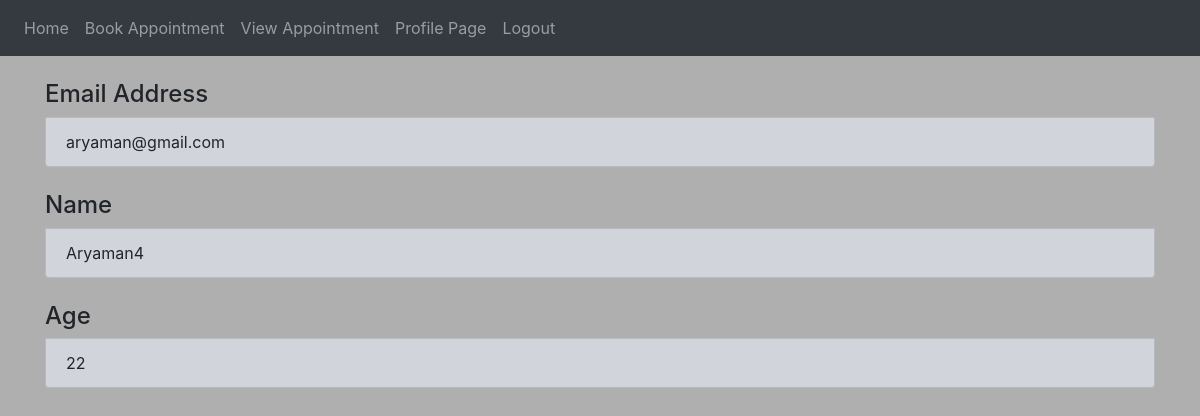
Page /prof (signed in) on the earlier database version.
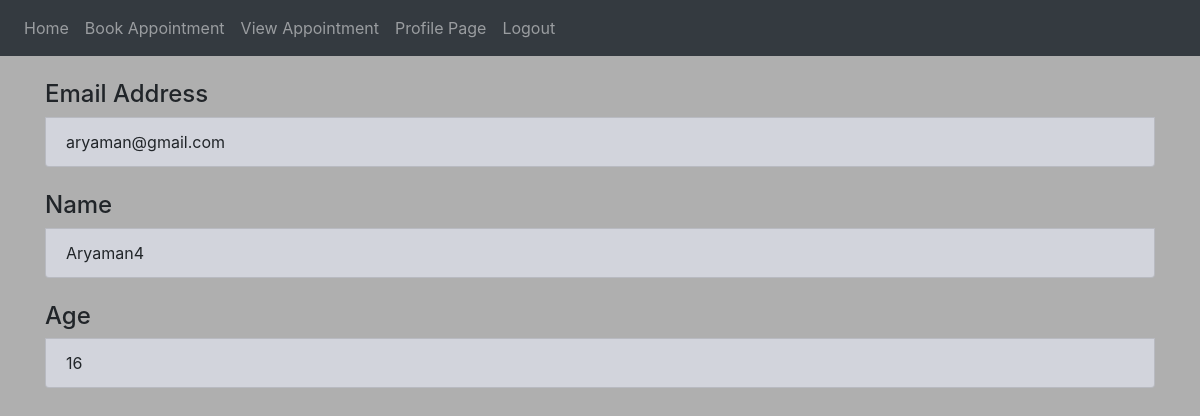
Same page on the later database version.
### website/models.py (models this page shows)
class User(db.Model, UserMixin):
    id = db.Column(db.Integer, primary_key=True)
    email = db.Column(db.String(150), unique=True)
    password = db.Column(db.String(150))
    first_name = db.Column(db.String(150))
    notes = db.relationship('Note')
    age = db.Column(db.String(3))
    books = db.relationship('Book')
    rel_id = db.Column(db.Integer, db.ForeignKey('rel.id'))
    email = db.Column(db.String(150))

### website/views.py (the view)
@views.route('/prof', methods=['GET','POST'])
@login_required
def prof():
    return render_template("profd.html", user=current_user)

### website/__init__.py (called while the page is built)
def create_app():
    app = Flask(__name__)
    app.config['SECRET_KEY'] = 'jdjdjjrfjjfdjf'
    app.config['SQLALCHEMY_DATABASE_URI'] = f'sqlite:///{DB_NAME}'
    db.init_app(app)
    from .views import views
    from .auth import auth
    app.register_blueprint(views,url_prefix="/")
    app.register_blueprint(auth,url_prefix="/")
    from .models import User, Note , Book, Rel
    create_database(app)
    login_manager = LoginManager()
    login_manager.login_view = 'auth.login'
    login_manager.init_app(app)
    @login_manager.user_loader
    def load_user(id):
        return User.query.get(int(id))
    return app

### website/templates/profd.html
{% extends "base.html" %} {% block title %}Profile{% endblock %} {%block
content%}
<form>
	<br />
	<div class="Email">
		<h4 for="email">Email Address</h4>
		<li class="list-group-item" style="background-color: #d2d4dc">
			{{user.email}}
		</li>
	</div>
	<br />
	<div class="Name">
		<h4 for="name">Name</h4>
		<li class="list-group-item" style="background-color: #d2d4dc">
			{{user.first_name}}
		</li>
	</div>
	<br />
	<div class="Age">
		<h4 for="age">Age</h4>
		<li class="list-group-item" style="background-color: #d2d4dc">
			{{user.age}}
		</li>
	</div>
</form>
{% endblock %}

### website/templates/base.html (shortened to what this page needs)
<!DOCTYPE html>
<html>
	<head>
		<link
			rel="stylesheet"
			href="https://stackpath.bootstrapcdn.com/bootstrap/4.4.1/css/bootstrap.min.css"
		/>
		<link
			rel="stylesheet"
			href="https://stackpath.bootstrapcdn.com/font-awesome/4.7.0/css/font-awesome.min.css"
		/>
		<link
			rel="stylesheet"
			href="https://cdn.jsdelivr.net/npm/flatpickr/dist/flatpickr.min.css"
		/>
	</head>
	<body style="background-color: #afafaf">
		<nav class="navbar navbar-expand-lg navbar-dark bg-dark">
			<div class="collapse navbar-collapse" id="navbar">
				<div class="navbar-nav">
					{% if user.is_authenticated and user.email[-9:]=="admin.com"%}
					<a class="nav-item nav-link" id="book" href="/admin">Appointments</a>
					<a class="nav-item nav-link" id="prof" href="/prof">Profile Page</a>
					<a class="nav-item nav-link" id="logout" href="/logout">Logout</a>
					{% elif user.is_authenticated and user.email[-10:]=="doctor.com"%}
					<a class="nav-item nav-link" id="book" href="/doc">Appointments</a>
					<a class="nav-item nav-link" id="prof" href="/prof">Profile Page</a>
					<a class="nav-item nav-link" id="logout" href="/logout">Logout</a>
					{%elif user.is_authenticated%}
					<a class="nav-item nav-link" id="home" href="/">Home</a>
					<a class="nav-item nav-link" id="book" href="/book"
						>Book Appointment</a
					>
					<a class="nav-item nav-link" id="book" href="/viewapp"
						>View Appointment</a
					>
					<a class="nav-item nav-link" id="prof" href="/prof">Profile Page</a>
					<a class="nav-item nav-link" id="logout" href="/logout">Logout</a>
					{%else%}
					<a class="nav-item nav-link" id="login" href="/login">Login</a>
					<a class="nav-item nav-link" id="signUp" href="/sign-up">Sign Up</a>
					{% endif %}
				</div>
			</div>
		</nav>
		<div class="container">{% block content%} {% endblock%}</div>
	</body>
</html>

Differences in the rows shown:
changed User "aryaman@gmail.com": age "22" → "16"
